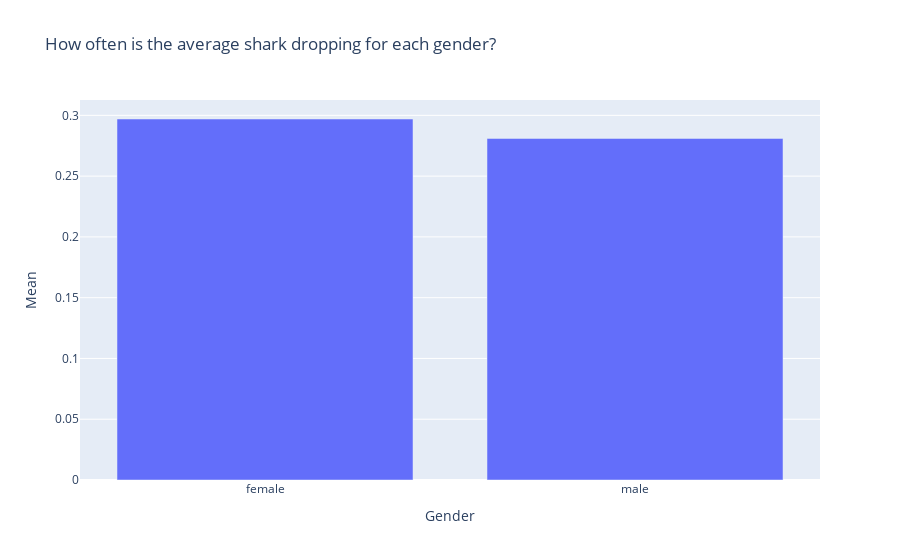

The notebook cell saved with this chart:
### Code cell
All_Sharks_drops = drops[["female","male"]]
All_Sharks_drops["female"] = All_Sharks_drops["female"] / 7
All_Sharks_drops["male"] = All_Sharks_drops["male"] / 5
drop_means = pd.DataFrame(round(All_Sharks_drops.mean(), 3)).reset_index()
drop_means.columns = ["Gender","Mean"]
drop_means = drop_means.sort_values(by = "Mean", ascending = False)
drop_means
px.bar(drop_means, x = "Gender", y = "Mean", title = "How often is the average shark dropping for each gender?")

### Figure 1 — Plotly figure (JSON) as saved in the notebook; plotly's stock layout.template omitted (floating-point values rounded to 4 significant figures)
{"data": [{"alignmentgroup": "True", "hovertemplate": "Gender=%{x}<br>Mean=%{y}<extra></extra>", "legendgroup": "", "marker": {"color": "#636efa"}, "name": "", "offsetgroup": "", "orientation": "v", "showlegend": false, "textposition": "auto", "type": "bar", "x": ["female", "male"], "xaxis": "x", "y": [0.297, 0.281], "yaxis": "y"}], "layout": {"barmode": "relative", "legend": {"tracegroupgap": 0}, "title": {"text": "How often is the average shark dropping for each gender?"}, "xaxis": {"anchor": "y", "domain": [0, 1], "title": {"text": "Gender"}}, "yaxis": {"anchor": "x", "domain": [0, 1], "title": {"text": "Mean"}}}}
